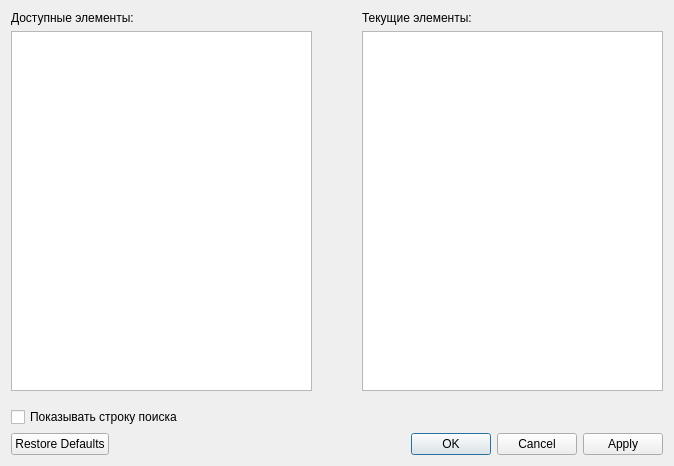
<?xml version="1.0" encoding="UTF-8"?>
<ui version="4.0">
 <class>NavigationBarConfigDialog</class>
 <widget class="QDialog" name="NavigationBarConfigDialog">
  <property name="geometry">
   <rect>
    <x>0</x>
    <y>0</y>
    <width>674</width>
    <height>466</height>
   </rect>
  </property>
  <property name="windowTitle">
   <string>Настройка панели</string>
  </property>
  <layout class="QGridLayout" name="gridLayout">
   <property name="horizontalSpacing">
    <number>50</number>
   </property>
   <item row="4" column="0" colspan="2">
    <widget class="QDialogButtonBox" name="buttonBox">
     <property name="standardButtons">
      <set>QDialogButtonBox::Apply|QDialogButtonBox::Cancel|QDialogButtonBox::Ok|QDialogButtonBox::RestoreDefaults</set>
     </property>
    </widget>
   </item>
   <item row="1" column="1">
    <widget class="QListWidget" name="currentItems">
     <property name="acceptDrops">
      <bool>true</bool>
     </property>
     <property name="dragEnabled">
      <bool>true</bool>
     </property>
     <property name="dragDropMode">
      <enum>QAbstractItemView::DragDrop</enum>
     </property>
     <property name="defaultDropAction">
      <enum>Qt::MoveAction</enum>
     </property>
    </widget>
   </item>
   <item row="2" column="0">
    <spacer name="verticalSpacer">
     <property name="orientation">
      <enum>Qt::Vertical</enum>
     </property>
     <property name="sizeType">
      <enum>QSizePolicy::Fixed</enum>
     </property>
     <property name="sizeHint" stdset="0">
      <size>
       <width>20</width>
       <height>10</height>
      </size>
     </property>
    </spacer>
   </item>
   <item row="3" column="0" colspan="2">
    <widget class="QCheckBox" name="showSearchBar">
     <property name="text">
      <string>Показывать строку поиска</string>
     </property>
    </widget>
   </item>
   <item row="1" column="0">
    <widget class="QListWidget" name="availableItems">
     <property name="dragEnabled">
      <bool>true</bool>
     </property>
     <property name="dragDropMode">
      <enum>QAbstractItemView::DragDrop</enum>
     </property>
     <property name="defaultDropAction">
      <enum>Qt::MoveAction</enum>
     </property>
    </widget>
   </item>
   <item row="0" column="0">
    <widget class="QLabel" name="label">
     <property name="text">
      <string>Доступные элементы:</string>
     </property>
    </widget>
   </item>
   <item row="0" column="1">
    <widget class="QLabel" name="label_2">
     <property name="text">
      <string>Текущие элементы:</string>
     </property>
    </widget>
   </item>
  </layout>
 </widget>
 <resources/>
 <connections/>
</ui>
